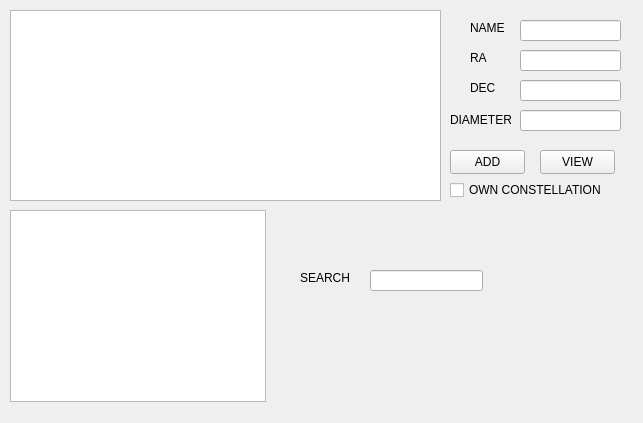
<?xml version="1.0" encoding="UTF-8"?>
<ui version="4.0">
 <class>AstronomerWindow</class>
 <widget class="QWidget" name="AstronomerWindow">
  <property name="geometry">
   <rect>
    <x>0</x>
    <y>0</y>
    <width>643</width>
    <height>423</height>
   </rect>
  </property>
  <property name="windowTitle">
   <string>AstronomerWindow</string>
  </property>
  <widget class="QTableView" name="tableView">
   <property name="geometry">
    <rect>
     <x>10</x>
     <y>10</y>
     <width>431</width>
     <height>191</height>
    </rect>
   </property>
  </widget>
  <widget class="QLabel" name="label">
   <property name="geometry">
    <rect>
     <x>470</x>
     <y>20</y>
     <width>71</width>
     <height>16</height>
    </rect>
   </property>
   <property name="text">
    <string>NAME</string>
   </property>
  </widget>
  <widget class="QLineEdit" name="NameLineEdit">
   <property name="geometry">
    <rect>
     <x>520</x>
     <y>20</y>
     <width>101</width>
     <height>21</height>
    </rect>
   </property>
  </widget>
  <widget class="QLabel" name="label_2">
   <property name="geometry">
    <rect>
     <x>470</x>
     <y>50</y>
     <width>31</width>
     <height>16</height>
    </rect>
   </property>
   <property name="text">
    <string>RA</string>
   </property>
  </widget>
  <widget class="QLineEdit" name="RALineEdit">
   <property name="geometry">
    <rect>
     <x>520</x>
     <y>50</y>
     <width>101</width>
     <height>21</height>
    </rect>
   </property>
  </widget>
  <widget class="QLabel" name="label_3">
   <property name="geometry">
    <rect>
     <x>470</x>
     <y>80</y>
     <width>31</width>
     <height>16</height>
    </rect>
   </property>
   <property name="text">
    <string>DEC</string>
   </property>
  </widget>
  <widget class="QLineEdit" name="DecLineEdit">
   <property name="geometry">
    <rect>
     <x>520</x>
     <y>80</y>
     <width>101</width>
     <height>21</height>
    </rect>
   </property>
  </widget>
  <widget class="QLabel" name="label_4">
   <property name="geometry">
    <rect>
     <x>450</x>
     <y>110</y>
     <width>61</width>
     <height>20</height>
    </rect>
   </property>
   <property name="text">
    <string>DIAMETER</string>
   </property>
  </widget>
  <widget class="QLineEdit" name="DiamLineEdit">
   <property name="geometry">
    <rect>
     <x>520</x>
     <y>110</y>
     <width>101</width>
     <height>21</height>
    </rect>
   </property>
  </widget>
  <widget class="QPushButton" name="AddpushButton">
   <property name="geometry">
    <rect>
     <x>450</x>
     <y>150</y>
     <width>75</width>
     <height>24</height>
    </rect>
   </property>
   <property name="text">
    <string>ADD</string>
   </property>
  </widget>
  <widget class="QCheckBox" name="checkBox">
   <property name="geometry">
    <rect>
     <x>450</x>
     <y>180</y>
     <width>151</width>
     <height>20</height>
    </rect>
   </property>
   <property name="text">
    <string>OWN CONSTELLATION</string>
   </property>
  </widget>
  <widget class="QPushButton" name="VPushButton">
   <property name="geometry">
    <rect>
     <x>540</x>
     <y>150</y>
     <width>75</width>
     <height>24</height>
    </rect>
   </property>
   <property name="text">
    <string>VIEW</string>
   </property>
  </widget>
  <widget class="QLineEdit" name="SearchLineEdit">
   <property name="geometry">
    <rect>
     <x>370</x>
     <y>270</y>
     <width>113</width>
     <height>21</height>
    </rect>
   </property>
  </widget>
  <widget class="QLabel" name="label_5">
   <property name="geometry">
    <rect>
     <x>300</x>
     <y>270</y>
     <width>49</width>
     <height>16</height>
    </rect>
   </property>
   <property name="text">
    <string>SEARCH</string>
   </property>
  </widget>
  <widget class="QListWidget" name="listWidget">
   <property name="geometry">
    <rect>
     <x>10</x>
     <y>210</y>
     <width>256</width>
     <height>192</height>
    </rect>
   </property>
  </widget>
 </widget>
 <layoutdefault spacing="6" margin="11"/>
 <resources/>
 <connections/>
</ui>
